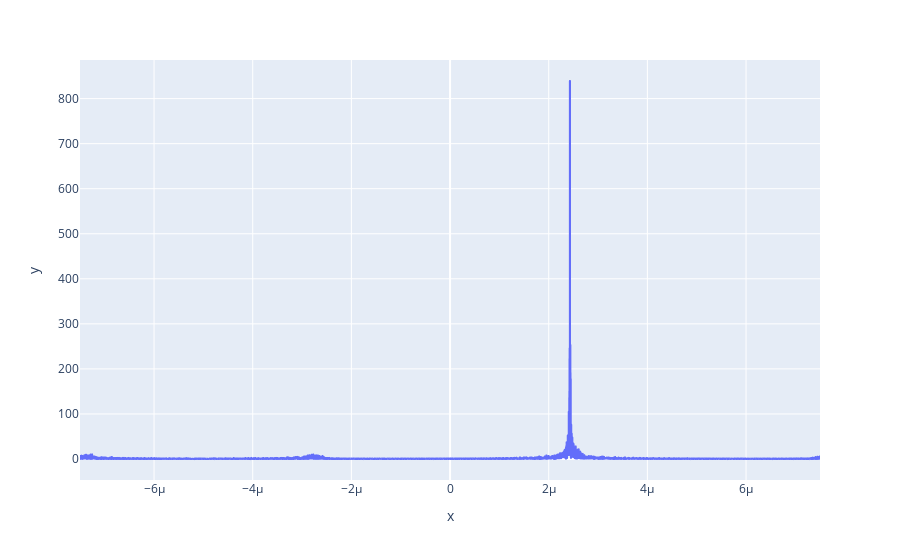

The notebook cell this image was saved under:
### Code cell
import plotly.express as px

f_RF_sww_center, Fs_SWW = compute_para_for_RF_sww(fc_RF_freqs, BW_RF_array)
n = d_t.size
t = ( np.arange(0, n) - n/2 ) * 1/Fs_SWW

fig = px.line(x = t, y = abs(d_t))
fig.show()

### Figure 1 — Plotly figure (JSON) as saved in the notebook; plotly's stock layout.template omitted (floating-point values rounded to 4 significant figures; data arrays with more than 128 entries replaced by an {"elided": "..."} marker saying what was removed)
{"data": [{"hovertemplate": "x=%{x}<br>y=%{y}<extra></extra>", "legendgroup": "", "line": {"color": "#636efa", "dash": "solid"}, "marker": {"symbol": "circle"}, "mode": "lines", "name": "", "showlegend": false, "type": "scattergl", "x": {"elided": "6526 float values"}, "xaxis": "x", "y": {"elided": "6526 float values"}, "yaxis": "y"}], "layout": {"legend": {"tracegroupgap": 0}, "margin": {"t": 60}, "xaxis": {"anchor": "y", "domain": [0, 1], "title": {"text": "x"}}, "yaxis": {"anchor": "x", "domain": [0, 1], "title": {"text": "y"}}}}
